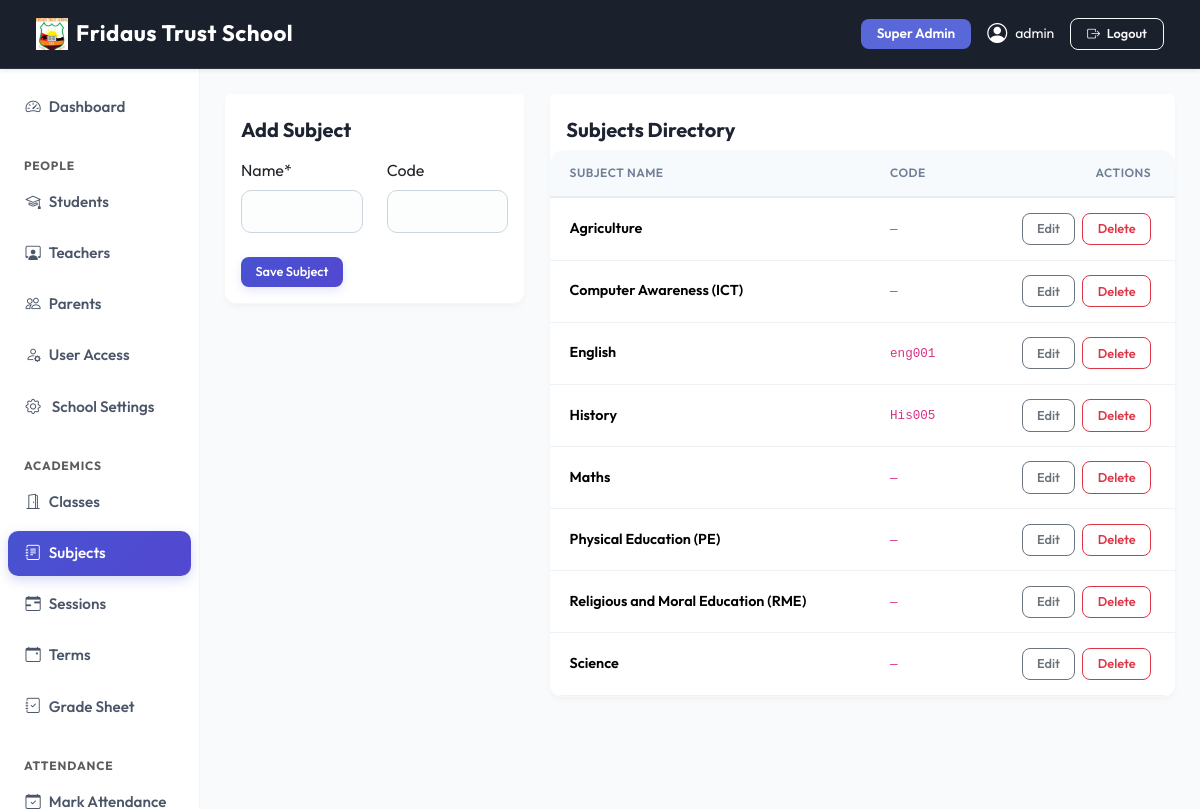
The app's page /academics/subjects/ (signed in) with its own data.
### apps/dashboard/models.py (models this page shows, shortened)
class SchoolSettings(models.Model):
    school_name    = models.CharField(max_length=200, default='SchoolMS')
    logo           = models.ImageField(upload_to='school/logo/', blank=True, null=True)
    favicon        = models.ImageField(upload_to='school/favicon/', blank=True, null=True)
    primary_color  = models.CharField(max_length=7, default='#5a67d8', help_text='Hex color e.g. #5a67d8')
    secondary_color= models.CharField(max_length=7, default='#4c51bf')
    sidebar_color  = models.CharField(max_length=7, default='#ffffff')
    navbar_color   = models.CharField(max_length=7, default='#1a202c')
    address        = models.TextField(blank=True)
    phone          = models.CharField(max_length=20, blank=True)
    email          = models.EmailField(blank=True)
    website        = models.URLField(blank=True)
    class Meta:
        verbose_name = 'School Settings'
    @classmethod
    def get(cls):
        obj, _ = cls.objects.get_or_create(pk=1)
        return obj

### apps/accounts/models.py (models this page shows, shortened)
class User(AbstractUser):
    ROLE_CHOICES = (
        ('superadmin', 'Super Admin'),
        ('admin', 'Admin'),
        ('teacher', 'Teacher'),
        ('student', 'Student'),
        ('parent', 'Parent'),
    )
    role = models.CharField(max_length=20, choices=ROLE_CHOICES)
    phone = models.CharField(max_length=20, blank=True, null=True)
    profile_pic = models.ImageField(upload_to='profile_pictures/', blank=True, null=True)
    created_at = models.DateTimeField(auto_now_add=True)
    @property
    def is_admin(self):
        return self.role in ['superadmin', 'admin'] or self.is_superuser
    def __str__(self):
        return f"{self.get_full_name() or self.username} ({self.get_role_display()})"

### apps/academics/models.py (models this page shows, shortened)
class Subject(models.Model):
    name = models.CharField(max_length=200, unique=True)
    code = models.CharField(max_length=20, unique=True, blank=True, null=True)
    class Meta:
        ordering = ['name']

### apps/academics/views.py (the view)
# urls.py: path('subjects/',                    views.subject_list,   name='subject_list'),
@login_required
@admin_required
def subject_list(request):
    subjects = Subject.objects.all()
    form = SubjectForm()
    return render(request, 'academics/subject_list.html', {'subjects': subjects, 'form': form})

### apps/academics/forms.py
class SubjectForm(forms.ModelForm):
    class Meta:
        model = Subject
        fields = ['name', 'code']
    def __init__(self, *args, **kwargs):
        super().__init__(*args, **kwargs)
        self.helper = FormHelper()
        self.helper.layout = Layout(
            Row(Column('name'), Column('code')),
            Submit('submit', 'Save Subject', css_class='btn btn-primary btn-sm mt-2')
        )

### apps/dashboard/context_processors.py (called while the page is built)
def school_settings(request):
    return {'school_settings': SchoolSettings.get()}

### templates/academics/subject_list.html (shortened to what this page needs)
{% extends 'base.html' %}
{% load crispy_forms_tags %}
{% block content %}
<div class="row">
  <div class="col-md-4 mb-4">
    <div class="card shadow-sm border-0">
      <div class="card-header bg-white border-0 pt-4 pb-0">
        <h5 class="fw-bold mb-0">Add Subject</h5>
      </div>
      <div class="card-body">
        <form method="post" action="{% url 'academics:subject_create' %}">
          {% crispy form %}
        </form>
      </div>
    </div>
  </div>
  <div class="col-md-8 mb-4">
    <div class="card shadow-sm border-0">
      <div class="card-header bg-white border-0 pt-4 pb-2">
        <h5 class="fw-bold mb-0">Subjects Directory</h5>
      </div>
      <div class="table-responsive">
        <table class="table table-hover align-middle mb-0" id="subjectsTable">
          <thead class="table-light">
            <tr>
              <th>Subject Name</th>
              <th>Code</th>
              <th class="text-end px-4">Actions</th>
            </tr>
          </thead>
          <tbody>
            {% for s in subjects %}
            <tr id="subject-row-{{ s.pk }}">
              <td class="fw-semibold">{{ s.name }}</td>
              <td><code>{{ s.code|default:"—" }}</code></td>
              <td class="text-end px-4">
                <a href="{% url 'academics:subject_update' s.pk %}" class="btn btn-sm btn-outline-secondary me-1">Edit</a>
                <button class="btn btn-sm btn-outline-danger btn-delete-subject" data-id="{{ s.pk }}" data-url="{% url 'academics:subject_delete' s.pk %}">Delete</button>
              </td>
            </tr>
            {% empty %}
            <tr><td colspan="3" class="text-center text-muted py-4">No subjects registered yet.</td></tr>
            {% endfor %}
          </tbody>
        </table>
      </div>
    </div>
  </div>
</div>
{% endblock %}

### templates/base.html (shortened to what this page needs)
{% load static %}
<!DOCTYPE html>
<html lang="en">
<head>
  <link href="https://cdn.jsdelivr.net/npm/bootstrap@5.3.2/dist/css/bootstrap.min.css" rel="stylesheet">
  <link href="https://cdn.jsdelivr.net/npm/bootstrap-icons@1.11.3/font/bootstrap-icons.css" rel="stylesheet">
  <link href="https://cdnjs.cloudflare.com/ajax/libs/toastr.js/latest/toastr.min.css" rel="stylesheet">
  <link href="{% static 'css/modern.css' %}" rel="stylesheet">
  <link href="https://cdn.jsdelivr.net/npm/select2@4.1.0-rc.0/dist/css/select2.min.css" rel="stylesheet">
  <link href="https://cdn.jsdelivr.net/npm/select2-bootstrap-5-theme@1.3.0/dist/select2-bootstrap-5-theme.min.css" rel="stylesheet">
</head>
<body>
{% if user.is_authenticated %}
<nav class="navbar navbar-expand-lg navbar-dark sticky-top d-print-none shadow-sm"
     style="background-color: {{ school_settings.navbar_color|default:'#1a202c' }} !important;">
  <div class="container-fluid">
    <a class="navbar-brand fw-bold text-white d-flex align-items-center gap-2" href="/">
      {% if school_settings.logo %}
        <img src="{{ school_settings.logo.url }}" height="32" style="object-fit:contain;" alt="{{ school_settings.school_name }}">
      {% else %}
        <i class="bi bi-shield-check" style="color: var(--school-primary);"></i>
      {% endif %}
      <span>{{ school_settings.school_name|default:"SchoolMS" }}</span>
    </a>
    <div class="collapse navbar-collapse" id="navbarNav">
      <div class="ms-auto d-flex align-items-center gap-3 mt-2 mt-lg-0">
        <span class="badge bg-primary px-3 py-2 text-capitalize" style="font-size: 0.85rem;">{{ user.get_role_display }}</span>
        <a href="{% url 'accounts:profile' %}" class="text-white text-decoration-none d-flex align-items-center gap-2 small">
          {% if user.profile_pic %}
            <img src="{{ user.profile_pic.url }}" class="rounded-circle border border-2 border-white" width="32" height="32" style="object-fit:cover">
          {% else %}
            <i class="bi bi-person-circle fs-5"></i>
          {% endif %}
          <span class="d-none d-sm-inline">{{ user.get_full_name|default:user.username }}</span>
        </a>
        <a href="{% url 'accounts:logout' %}" class="btn btn-outline-light btn-sm px-3"><i class="bi bi-box-arrow-right me-1"></i> Logout</a>
      </div>
    </div>
  </div>
</nav>
<div class="container-fluid">
  <div class="row">
    <aside class="col-lg-2 col-md-3 d-none d-md-block pt-3 px-0 border-end" id="sidebar">
  {% include 'partials/sidebar.html' %}
</aside>
    <main class="col-lg-10 col-md-9 ms-sm-auto px-md-4 py-4 animate-fade-in">
      {% block content %}{% endblock %}
    </main>
  </div>
</div>
{% else %}
  {% block auth_content %}{% endblock %}
{% endif %}
</body>
</html>

### static/css/modern.css (style rules this page uses)
:root { --primary-hsl: 235, 65%, 60%; --success-hsl: 150, 60%, 45%; --warning-hsl: 35, 85%, 55%; --danger-hsl: 355, 75%, 55%; --info-hsl: 185, 70%, 45%; --dark-hsl: 220, 30%, 12%; --bg-hsl: 220, 20%, 97%; --card-bg-hsl: 0, 0%, 100%; --text-muted-hsl: 220, 10%, 50%; --border-radius-sm: 8px; --border-radius-md: 14px; --border-radius-lg: 20px; --shadow-sm: 0 4px 6px -1px rgba(0, 0, 0, 0.05), 0 2px 4px -1px rgba(0, 0, 0, 0.03); --shadow-md: 0 10px 15px -3px rgba(0, 0, 0, 0.06), 0 4px 6px -2px rgba(0, 0, 0, 0.04); --shadow-lg: 0 20px 25px -5px rgba(0, 0, 0, 0.08), 0 10px 10px -5px rgba(0, 0, 0, 0.04); --transition-smooth: all 0.3s cubic-bezier(0.4, 0, 0.2, 1); }
body { font-family: 'Outfit', sans-serif; background-color: hsl(var(--bg-hsl)); color: hsl(var(--dark-hsl)); -webkit-font-smoothing: antialiased; }
.card { border: 1px solid rgba(0, 0, 0, 0.035) !important; border-radius: var(--border-radius-md) !important; box-shadow: var(--shadow-sm); background: #ffffff; transition: var(--transition-smooth); }
.card-header { border-bottom: 1px solid rgba(0, 0, 0, 0.035); font-weight: 700; color: hsl(var(--dark-hsl)); }
#sidebar { background-color: #ffffff; border-right: 1px solid rgba(0, 0, 0, 0.045) !important; padding-top: 1.25rem; }
.table-responsive { border-radius: var(--border-radius-md); overflow: hidden; }
.table { margin-bottom: 0; }
.table th { background-color: #f7fafc; color: #718096; font-size: 0.72rem; text-transform: uppercase; letter-spacing: 0.8px; padding: 0.9rem 1.2rem; font-weight: 700; }
.table td { padding: 0.9rem 1.2rem; font-size: 0.9rem; border-bottom: 1px solid #edf2f7; }
.btn { border-radius: 10px; font-weight: 600; padding: 0.55rem 1.25rem; font-size: 0.9rem; transition: var(--transition-smooth); }
.btn-sm { padding: 0.35rem 0.9rem; font-size: 0.8rem; border-radius: 8px; }
.btn-primary { background: linear-gradient(135deg, hsl(var(--primary-hsl)) 0%, hsl(245, 60%, 55%) 100%); border: none; box-shadow: 0 4px 10px rgba(90, 103, 216, 0.15); }
.badge { padding: 0.45em 0.85em; font-weight: 600; font-size: 0.75rem; border-radius: 8px; }
.form-control, .form-select { border-radius: 10px; border: 1px solid #cbd5e0; padding: 0.6rem 0.9rem; font-size: 0.92rem; transition: var(--transition-smooth); background-color: #fcfdfd; }
.table-responsive, main, .content-wrapper { overflow: visible !important; }
.card .table-responsive { overflow-x: auto !important; }
body { height: 100vh !important; max-height: 100vh !important; overflow: hidden !important; }
.container-fluid > .row { height: calc(100vh - 60px); overflow: hidden !important; display: flex; flex-wrap: nowrap; }
#sidebar { height: 100% !important; overflow-y: auto !important; overflow-x: hidden; }
main { height: 100% !important; flex: 1; overflow-y: auto !important; overflow-x: hidden; }

### records on screen
SchoolSettings: logo (picture), school_name "Fridaus Trust School"
User: role "Super Admin", get_full_name "admin"
Subject: name "Agriculture", code "—"
Subject: name "Computer Awareness (ICT)", code "—"
Subject: name "English", code "eng001"
Subject: name "History", code "His005"
Subject: name "Maths", code "—"
Subject: name "Physical Education (PE)", code "—"
Subject: name "Religious and Moral Education (RME)", code "—"
Subject: name "Science", code "—"
